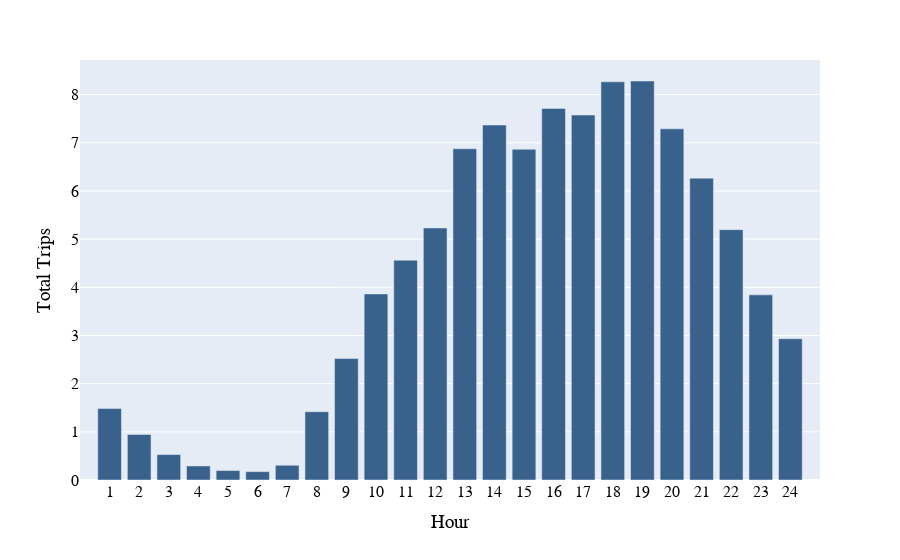

The notebook cell this image was saved under:
### Code cell
hours_color = [color_2021]*24

fig0 = px.bar(
    trips_2021, #dataframe
    x=[list(range(1,25))], # x
    y=(((trips_2021[trips_2021['Checkout Kiosk ID'].isin([3793,3838,3795,3794,111,3841,11,3792,2548,2547,3797,3798,3799,4879])].groupby(['Checkout_Hour']).size())/92240)*100),#y
    labels={"value": "Hour", "y": "Total Trips"}, 
    color=hours_color,
    color_discrete_map="identity",
    orientation="v"  
)
  
fig0.update_layout(
    xaxis_range=[0,25],
    # yaxis_range=[0,237000],
    xaxis = dict(
        tickmode = 'array',
        tickvals = [1,2,3,4,5,6,7,8,9,10,11,12,13,14,15,16,17,18,19,20,21,22,23,24],
    ),
    #yaxis = dict(
    #    tickmode = 'array',
    #    tickvals = [0,75000,150000,225000],
    #),
    showlegend=False,
    title_font_family="Arial",
    title_font_color="black",
    title_font_size = 25,
    font=dict(
        family="Arial",
        size=16,
        color="Black"
    ), 
    #legend_title_font_color="green"
)
fig0

### Figure 1 — Plotly figure (JSON) as saved in the notebook; plotly's stock layout.template omitted (floating-point values rounded to 4 significant figures)
{"data": [{"alignmentgroup": "True", "hovertemplate": "Hour=%{x}<br>Total Trips=%{y}<extra></extra>", "legendgroup": "", "marker": {"color": "#38618c", "pattern": {"shape": ""}}, "name": "", "offsetgroup": "", "orientation": "v", "showlegend": false, "textposition": "auto", "type": "bar", "x": [1, 2, 3, 4, 5, 6, 7, 8, 9, 10, 11, 12, 13, 14, 15, 16, 17, 18, 19, 20, 21, 22, 23, 24], "xaxis": "x", "y": [1.483, 0.9464, 0.528, 0.2916, 0.1962, 0.1735, 0.3057, 1.417, 2.521, 3.863, 4.563, 5.232, 6.877, 7.369, 6.866, 7.714, 7.576, 8.266, 8.283, 7.29, 6.266, 5.197, 3.843, 2.934], "yaxis": "y"}], "layout": {"barmode": "relative", "font": {"color": "Black", "family": "Arial", "size": 16}, "legend": {"tracegroupgap": 0}, "margin": {"t": 60}, "showlegend": false, "title": {"font": {"color": "black", "family": "Arial", "size": 25}}, "xaxis": {"anchor": "y", "domain": [0, 1], "range": [0, 25], "tickmode": "array", "tickvals": [1, 2, 3, 4, 5, 6, 7, 8, 9, 10, 11, 12, 13, 14, 15, 16, 17, 18, 19, 20, 21, 22, 23, 24], "title": {"text": "Hour"}}, "yaxis": {"anchor": "x", "domain": [0, 1], "title": {"text": "Total Trips"}}}}
